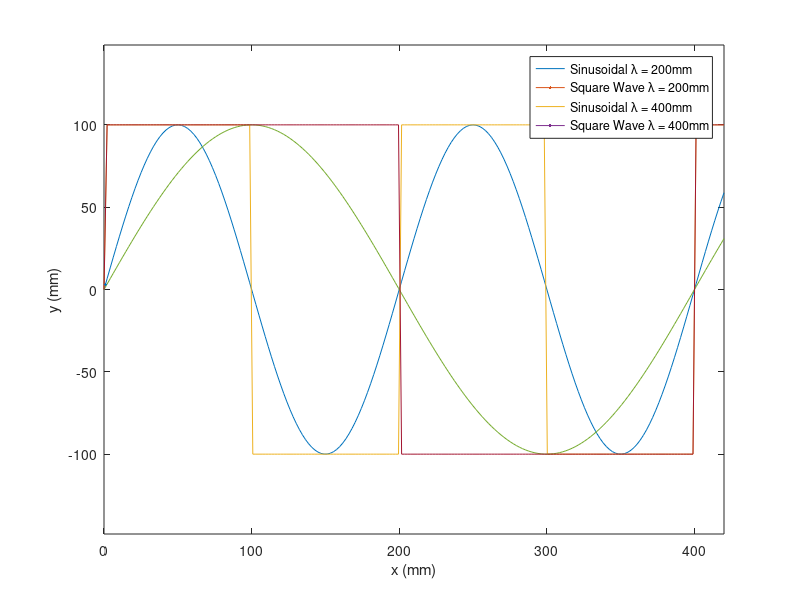

MATLAB code for this plot:
clear all
clc

%% Resoluion, Amplitude and Time period
resolution = 200;
amplitude = 100;
wavelength = 400;

%% x and y boundaries
x_min = 0;
x_max = 420;
y_min = -297/2;
y_max = 297/2;

%% Get x values
x = x_min:(x_max-x_min)/resolution:x_max;

figure
all_distances = [];
for wave_i = [200, 400]
    wavelength = wave_i;

    %% Get y values for sinusoidal
    y = amplitude * sin(x*((2*pi)/wavelength));

    %% Calculate the disance of the path
    distance = 0;
    for i = 2:length(x)
        distance = distance + sqrt((x(i)-x(i-1))^2 + (y(i)-y(i-1))^2);
    end
    all_distances(end+1) = distance;

    fprintf('Distance for sinusoidal wave with wavelength %d is %f\n', wave_i, distance)
    
    % Plot x vs y for sinusoidal
    plot(x,y, LineWidth=3)
    
    % Fix the axis limits
    axis([x_min x_max y_min y_max])
    hold on
    
    %% Get y values for square wave
    y = [];
    y(end+1) = 0;
    for x_i = x
        if x_i ~= 0
            if mod(x_i, wavelength) < wavelength/2
                y(end+1) = amplitude;
            else
                y(end+1) = -amplitude;
            end
        end
    end

    % Calculate the disance of the path
    distance = 0;
    for i = 2:length(x)
        distance = distance + sqrt((x(i)-x(i-1))^2 + (y(i)-y(i-1))^2);
    end
    all_distances(end+1) = distance;

    fprintf('Distance for square wave with wavelength %d is %f\n', wave_i, distance)
    
    % Plot values for the square wave
    plot(x, y, LineWidth=3)

end
    
% Show the legend
legend('Sinusoidal \lambda = 200mm', 'Square Wave \lambda = 200mm', 'Sinusoidal \lambda = 400mm', 'Square Wave \lambda = 400mm')
xlabel('x (mm)')
ylabel('y (mm)')

% print the distances
all_distances

% title('Search Paths')

%% Get x and y values for random search
% x = (x_max-x_min)*rand(resolution, 1)+x_min;
% y = (y_max-y_min)*rand(resolution, 1)+y_min;

% x(1) = 0;
% y(1) = 0;

% % Plot values for the random search
% figure
% plot(x, y)
